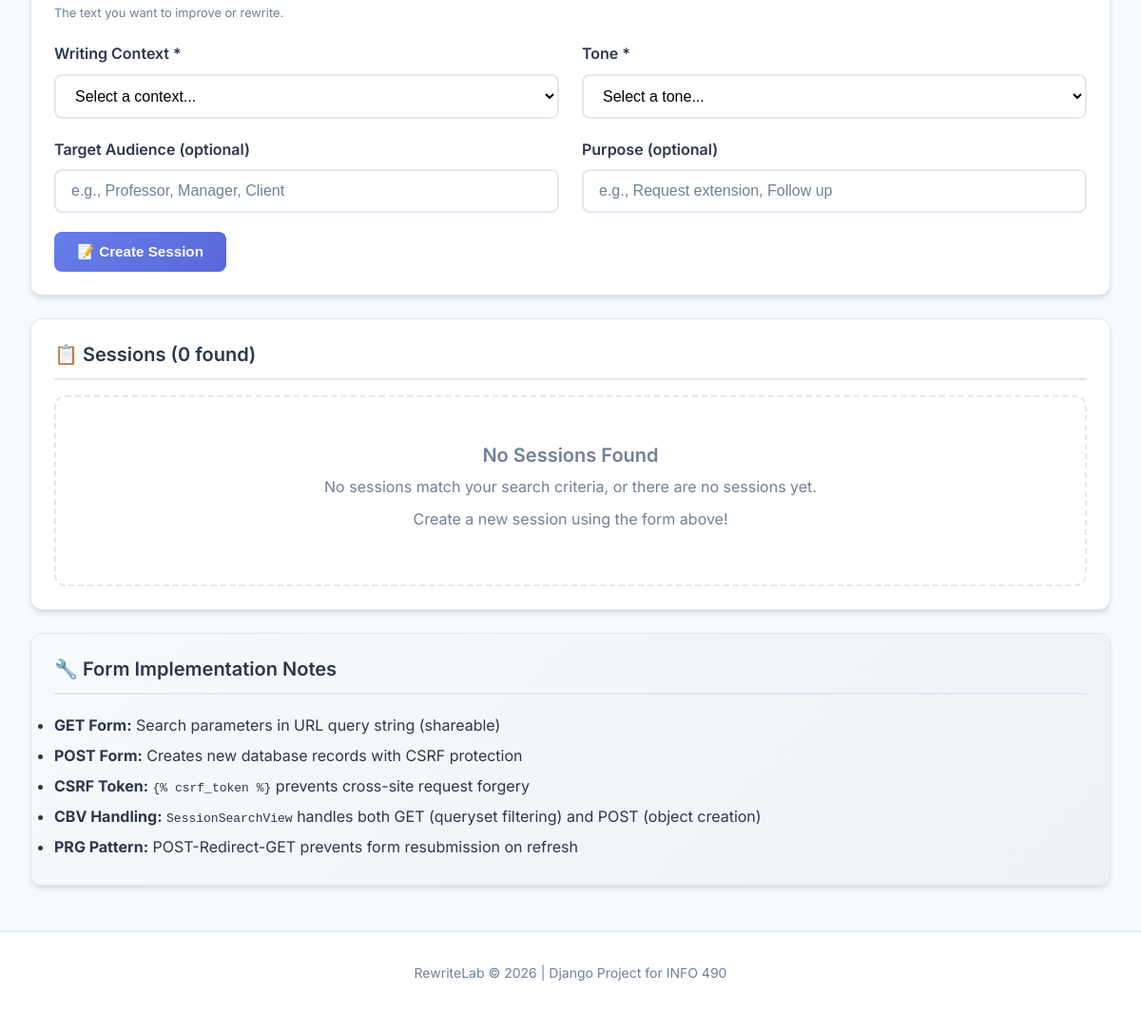
/sessions/search/ (signed in, lower part), run on an earlier commit of the app's database.
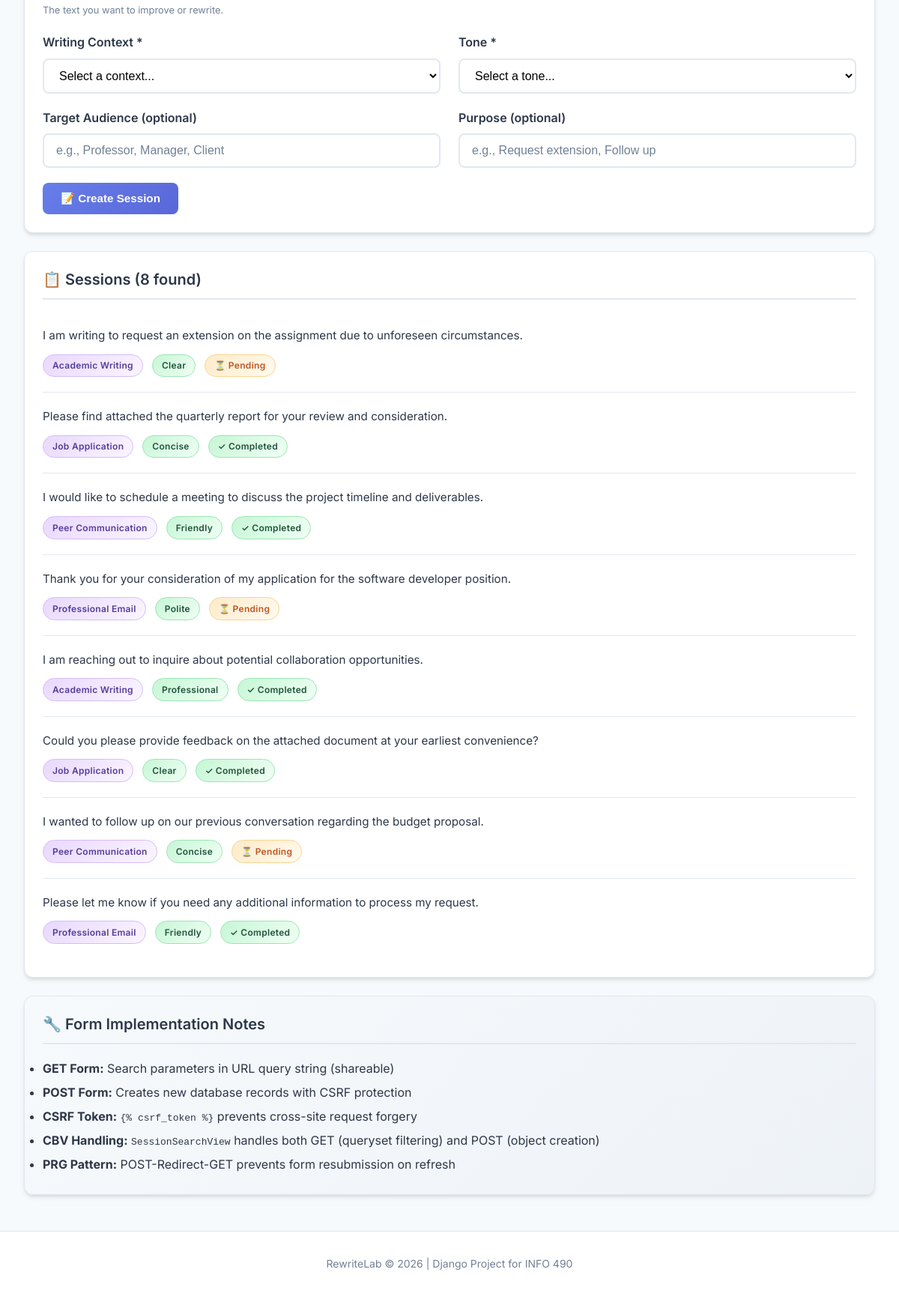
And on a later commit of the database.
### rewrites/models.py (models this page shows, shortened)
class RewriteSession(models.Model):
    original_text = models.TextField(
        validators=[MinLengthValidator(10)],
        help_text="The original text submitted by the user for rewriting"
    )
    user = models.ForeignKey(
        settings.AUTH_USER_MODEL,
        on_delete=models.CASCADE,
        related_name='rewrite_sessions',
        null=True,
        blank=True,
        help_text="The user who created this session (null for legacy/anonymous)"
    )
    context = models.ForeignKey(
        RewriteContext,
        on_delete=models.PROTECT,
        related_name='sessions',
        help_text="The writing context selected for this rewrite"
    )
    tone = models.ForeignKey(
        ToneOption,
        on_delete=models.PROTECT,
        related_name='sessions',
        help_text="The tone selected for this rewrite"
    )
    audience = models.CharField(
        max_length=100,
        blank=True,
        default='',
        help_text="Optional: intended audience (e.g., 'professor', 'manager')"
    )
    purpose = models.CharField(
        max_length=200,
        blank=True,
        default='',
        help_text="Optional: purpose of the text (e.g., 'request extension', 'follow up')"
    )
    session_token = models.CharField(
        max_length=64,
        unique=True,
        help_text="Unique token to identify this session (for URL sharing)"
    )
    is_completed = models.BooleanField(
        default=False,
        help_text="Whether rewrites have been successfully generated"
    )
    created_at = models.DateTimeField(auto_now_add=True)
    updated_at = models.DateTimeField(auto_now=True)
    class Meta:
        ordering = ['-created_at']
        verbose_name = "Rewrite Session"
        verbose_name_plural = "Rewrite Sessions"
        constraints = [
            models.UniqueConstraint(
                fields=['original_text', 'context', 'tone'],
                name='unique_text_context_tone_combination'
            )
        ]
    def get_absolute_url(self):
        return reverse('rewrites:session_detail', kwargs={'pk': self.pk})

class RewriteContext(models.Model):
    name = models.CharField(
        max_length=100,
        unique=True,
        help_text="Name of the writing context (e.g., 'Professional Email')"
    )
    description = models.TextField(
        help_text="Detailed description of when this context should be used"
    )
    guidelines = models.TextField(
        help_text="Specific guidelines for the LLM when rewriting in this context"
    )
    is_active = models.BooleanField(
        default=True,
        help_text="Whether this context is available for users to select"
    )
    created_at = models.DateTimeField(auto_now_add=True)
    updated_at = models.DateTimeField(auto_now=True)
    class Meta:
        ordering = ['name']
        verbose_name = "Rewrite Context"
        verbose_name_plural = "Rewrite Contexts"

class ToneOption(models.Model):
    name = models.CharField(
        max_length=50,
        unique=True,
        help_text="Name of the tone (e.g., 'Polite', 'Professional')"
    )
    description = models.TextField(
        help_text="Description of what this tone conveys"
    )
    prompt_modifier = models.TextField(
        help_text="Instructions added to the LLM prompt to achieve this tone"
    )
    intensity_level = models.PositiveSmallIntegerField(
        default=5,
        help_text="Intensity level from 1 (subtle) to 10 (strong)"
    )
    is_active = models.BooleanField(
        default=True,
        help_text="Whether this tone is available for users to select"
    )
    created_at = models.DateTimeField(auto_now_add=True)
    updated_at = models.DateTimeField(auto_now=True)
    class Meta:
        ordering = ['name']
        verbose_name = "Tone Option"
        verbose_name_plural = "Tone Options"

### rewrites/views.py (the view, shortened to what this page needs)
# urls.py: path('sessions/search/', views.SessionSearchView.as_view(), name='session_search'),  # CBV with GET/POST
class SessionSearchView(LoginRequiredMixin, ListView):
    login_url = 'rewrites:login'
    model = RewriteSession
    template_name = 'rewrites/session_search.html'
    context_object_name = 'sessions'
    def get_queryset(self):
        queryset = RewriteSession.objects.select_related('context', 'tone').all()
        q = self.request.GET.get('q', '')
        context_filter = self.request.GET.get('context', '')
        if q:
            queryset = queryset.filter(
                Q(original_text__icontains=q) |
                Q(audience__icontains=q)
            )
        if context_filter:
            queryset = queryset.filter(context__id=context_filter)
        return queryset
    def get_context_data(self, **kwargs):
        context = super().get_context_data(**kwargs)
        context['title'] = 'Search & Create Sessions'
        context['contexts'] = RewriteContext.objects.filter(is_active=True)
        context['tones'] = ToneOption.objects.filter(is_active=True)
        context['search_query'] = self.request.GET.get('q', '')
        context['context_filter'] = self.request.GET.get('context', '')
        context['success_message'] = self.request.GET.get('success', '')
        return context

### rewrites/templates/rewrites/session_search.html (shortened to what this page needs)
{% extends 'base.html' %}
{% block content %}
<div class="card">
    <form method="POST" action="{% url 'rewrites:session_search' %}">
        <div class="form-group">
            <p class="form-help">The text you want to improve or rewrite.</p>
        </div>
        <div class="grid-2">
            <div class="form-group">
                <label for="post_context">Writing Context *</label>
                <select id="post_context" name="context" class="form-control" required>
                    <option value="">Select a context...</option>
                </select>
            </div>
            <div class="form-group">
                <label for="post_tone">Tone *</label>
                <select id="post_tone" name="tone" class="form-control" required>
                    <option value="">Select a tone...</option>
                </select>
            </div>
        </div>
        <div class="grid-2">
            <div class="form-group">
                <label for="audience">Target Audience (optional)</label>
                <input type="text" id="audience" name="audience" class="form-control"
                       placeholder="e.g., Professor, Manager, Client"
                       value="{% if form_data %}{{ form_data.audience }}{% endif %}">
            </div>
            <div class="form-group">
                <label for="purpose">Purpose (optional)</label>
                <input type="text" id="purpose" name="purpose" class="form-control"
                       placeholder="e.g., Request extension, Follow up"
                       value="{% if form_data %}{{ form_data.purpose }}{% endif %}">
            </div>
        </div>
        <button type="submit" class="btn btn-primary">📝 Create Session</button>
    </form>
</div>
<div class="card">
    <h3>📋 Sessions ({{ sessions|length }} found)</h3>
    {% for session in sessions %}
    <div class="session-item">
        <div class="text-preview">
            <a href="{{ session.get_absolute_url }}">
                {{ session.original_text|truncatewords:25 }}
            </a>
        </div>
        <div class="session-meta">
            <span class="badge badge-context">{{ session.context.name }}</span>
            <span class="badge badge-tone">{{ session.tone.name }}</span>
            {% if session.is_completed %}
            <span class="badge badge-completed">✓ Completed</span>
            {% else %}
            <span class="badge badge-pending">⏳ Pending</span>
            {% endif %}
        </div>
    </div>
    {% empty %}
    <div class="empty-state">
        <h3>No Sessions Found</h3>
        <p>No sessions match your search criteria, or there are no sessions yet.</p>
        <p>Create a new session using the form above!</p>
    </div>
    {% endfor %}
</div>
<div class="card" style="background: linear-gradient(135deg, #f7fafc 0%, #edf2f7 100%);">
    <h3>🔧 Form Implementation Notes</h3>
    <ul style="line-height: 2;">
        <li><strong>GET Form:</strong> Search parameters in URL query string (shareable)</li>
        <li><strong>POST Form:</strong> Creates new database records with CSRF protection</li>
        <li><strong>CSRF Token:</strong> <code>{%templatetag openblock%} csrf_token {%templatetag closeblock%}</code> prevents cross-site request forgery</li>
        <li><strong>CBV Handling:</strong> <code>SessionSearchView</code> handles both GET (queryset filtering) and POST (object creation)</li>
        <li><strong>PRG Pattern:</strong> POST-Redirect-GET prevents form resubmission on refresh</li>
    </ul>
</div>
{% endblock %}

What changed in the data, as far as the page shows it:
added RewriteSession: original_text "I am writing to request an extension on the assignment due to unforeseen circumstances.", context.name "Academic Writing", tone.name "Clear", is_completed "⏳ Pending"
added RewriteSession: original_text "Please find attached the quarterly report for your review and consideration.", context.name "Job Application", tone.name "Concise", is_completed "✓ Completed"
added RewriteSession: original_text "I would like to schedule a meeting to discuss the project timeline and deliverables.", context.name "Peer Communication", tone.name "Friendly", is_completed "✓ Completed"
added RewriteSession: original_text "Thank you for your consideration of my application for the software developer position.", context.name "Professional Email", tone.name "Polite", is_completed "⏳ Pending"
added RewriteSession: original_text "I am reaching out to inquire about potential collaboration opportunities.", context.name "Academic Writing", tone.name "Professional", is_completed "✓ Completed"
added RewriteSession: original_text "Could you please provide feedback on the attached document at your earliest convenience?", context.name "Job Application", tone.name "Clear", is_completed "✓ Completed"
added RewriteSession: original_text "I wanted to follow up on our previous conversation regarding the budget proposal.", context.name "Peer Communication", tone.name "Concise", is_completed "⏳ Pending"
added RewriteSession: original_text "Please let me know if you need any additional information to process my request.", context.name "Professional Email", tone.name "Friendly", is_completed "✓ Completed"
Also different on the page:
{{ sessions|length }}: "0" → "8"
text no longer shown: "No Sessions Found No sessions match your search criteria, or there are no sessions yet. Create a new session using the form above!"
